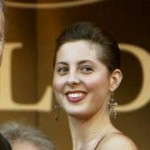
%> input picture ForTest/sample0.jpg, 150 x 150 px
$ octave --eval "result = phase(imread('sample0.jpg'));"   (GNU Octave 9; MATLAB toolbox functions it lacks are replaced by stand-ins)
%> lines starting %> are read from the running program, lines starting %| are printed output that depends on the picture
### ForTest/regionSegment.m
function image = regionSegment(imdata,threshold)
  [sizex,sizey] = size(imdata);
  for col = 1:sizey
    for row = 1:sizex
      if (imdata(row,col)>threshold)
        imdata(row,col)=255;
      else
        imdata(row,col)=0;
      endif
    endfor
  endfor
  image = imdata;
endfunction

### ForTest/phase.m

function res = phase(imdata)
  %口目鼻が強調される。
  %imdata = imread(fileName);

  [sizex1,sizey1] = size(imdata);
%> sizex1 = 150; sizey1 = 450
  fdata1 = fftshift(fft2(fftshift(imdata)))/sqrt(sizex1*sizey1);

  % 位相限定相関（エッジ強調）
  amp_fdata1 = abs(fdata1); %振幅
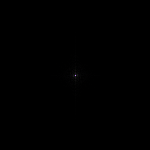
%> amp_fdata1: size 150x150x3 double; mean R, G, B 7.7, 7.4, 7.9; drawn with min black and max white
  phase_fdata1 = atan2(imag(fdata1),real(fdata1)); %位相４
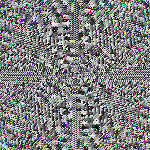
%> phase_fdata1: size 150x150x3 double; mean R, G, B 0.000279, 0.000279, 0.00014; drawn with min black and max white
  filtereddata1 = ifftshift(abs(ifft2(exp(i*phase_fdata1))));
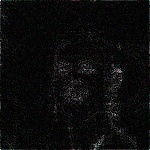
%> filtereddata1: size 150x150x3 double; mean R, G, B 0.00434, 0.00433, 0.00432; drawn with min black and max white
  %figure(cont1+1);
  %imshow(abs(filtereddata1),[]);

  threshold = max(max(filtereddata1))/(2.0+9/5)
%> threshold = [0.021 0.0252 0.0242]
  filtereddata1_aft = regionSegment(filtereddata1,threshold);
  figure(2)
  imshow(abs(-filtereddata1_aft+imdata),[]);
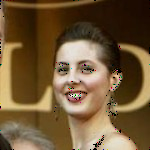
%> displayed picture: size 150x150x3, on the screen's scale of 0 to 255; mean R, G, B 114, 89.1, 56.3

  %↑の-filtereddata1_aft+imdataで特徴点をよりはっきり抽出

  res = -filtereddata1_aft+imdata;

  % [9 lines of commented-out code are left out]

endfunction

$ run again, on ForTest/sample1.jpg
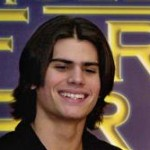
%> input picture ForTest/sample1.jpg, 150 x 150 px
%> in phase, `filtereddata1 = ifftshift(abs(ifft2(exp(i*phase_fdata1))));`:
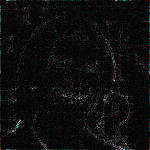
%> filtereddata1: size 150x150x3 double; mean R, G, B 0.0046, 0.0045, 0.00449; drawn with min black and max white
%> threshold = [0.0207 0.0207 0.0207]
%> in phase, `imshow(abs(-filtereddata1_aft+imdata),[]);`:
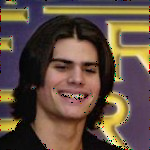
%> displayed picture: size 150x150x3, on the screen's scale of 0 to 255; mean R, G, B 97.6, 78.5, 65.1

$ run again, on ForTest/sample10.jpg
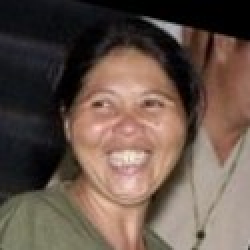
%> input picture ForTest/sample10.jpg, 125 x 125 px (shown 2 times larger)
%> in phase, `filtereddata1 = ifftshift(abs(ifft2(exp(i*phase_fdata1))));`:
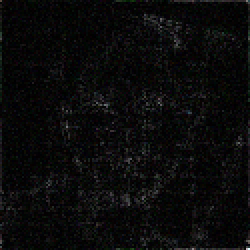
%> filtereddata1: size 125x125x3 double (shown 2 times larger); mean R, G, B 0.00561, 0.0056, 0.00558; drawn with min black and max white
%> threshold = [0.0301 0.0338 0.0342]
%> in phase, `imshow(abs(-filtereddata1_aft+imdata),[]);`:
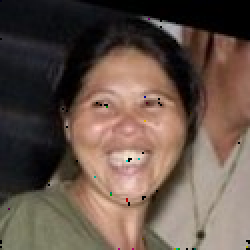
%> displayed picture: size 125x125x3, on the screen's scale of 0 to 255 (shown 2 times larger); mean R, G, B 101.9, 84.2, 74.1

$ run again, on ForTest/sample2.jpg
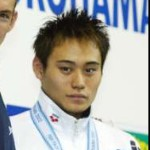
%> input picture ForTest/sample2.jpg, 150 x 150 px
%> in phase, `filtereddata1 = ifftshift(abs(ifft2(exp(i*phase_fdata1))));`:
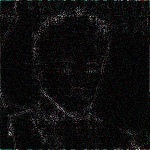
%> filtereddata1: size 150x150x3 double; mean R, G, B 0.00443, 0.00439, 0.0044; drawn with min black and max white
%> threshold = [0.022 0.0205 0.0209]
%> in phase, `imshow(abs(-filtereddata1_aft+imdata),[]);`:
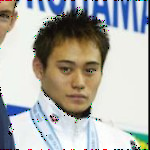
%> displayed picture: size 150x150x3, on the screen's scale of 0 to 255; mean R, G, B 175.4, 175.8, 171.4
